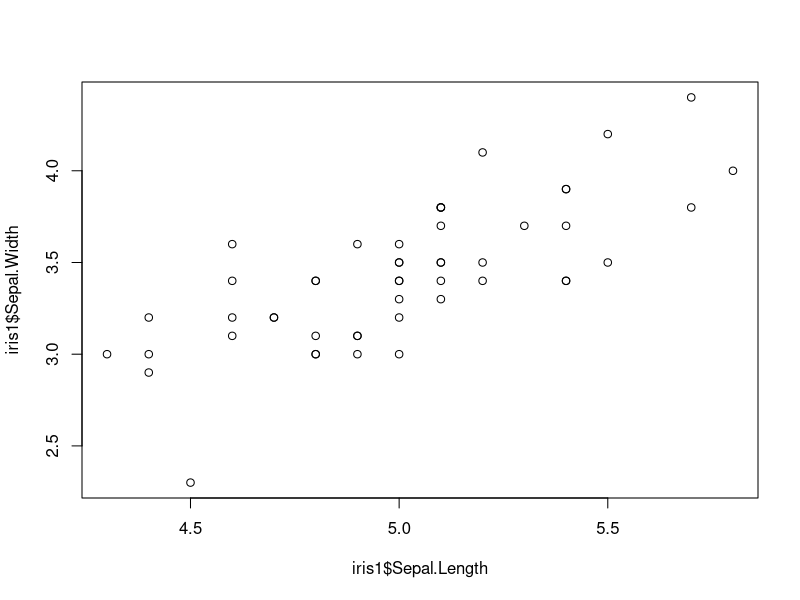
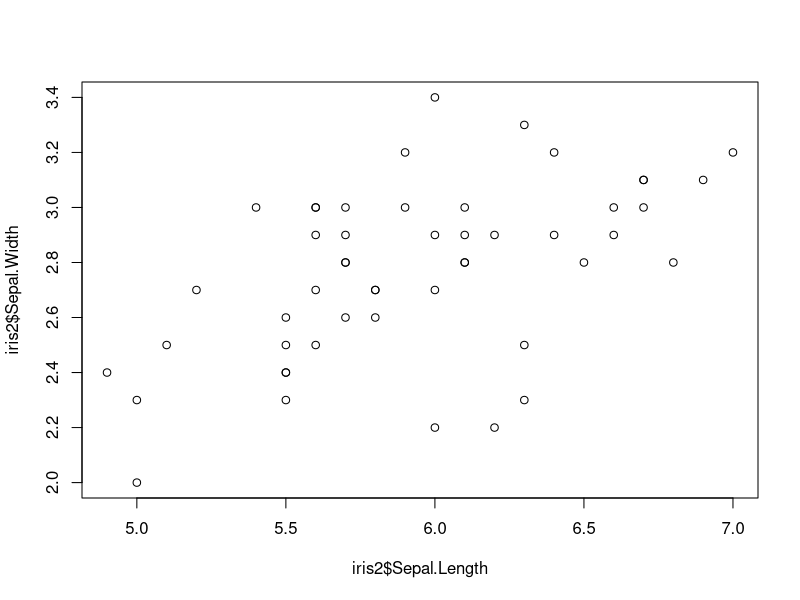
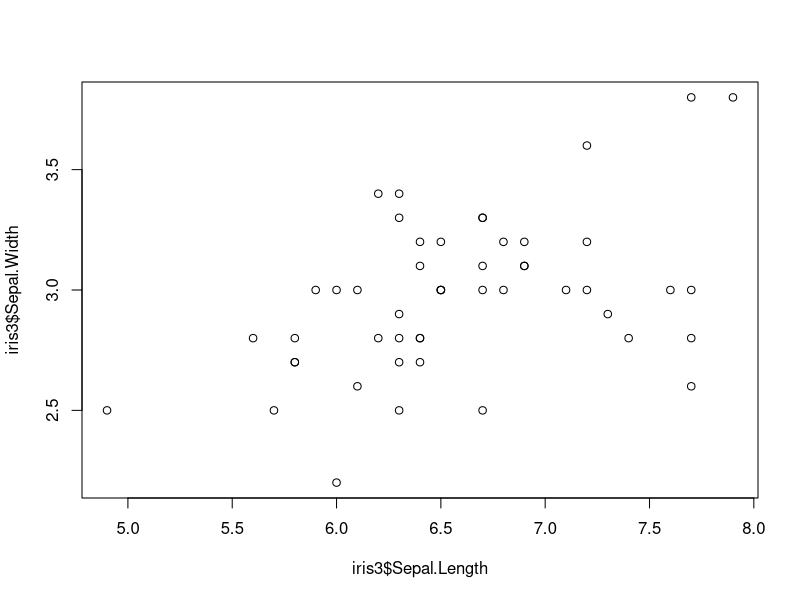
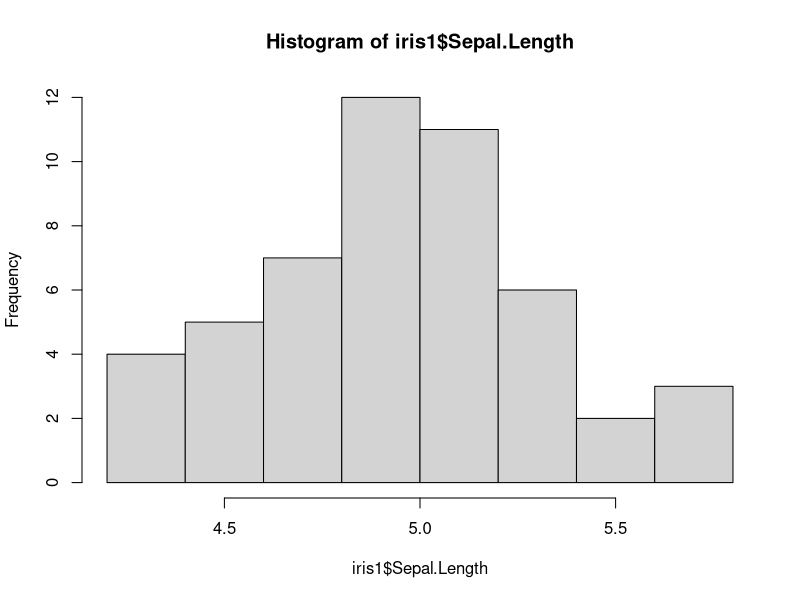
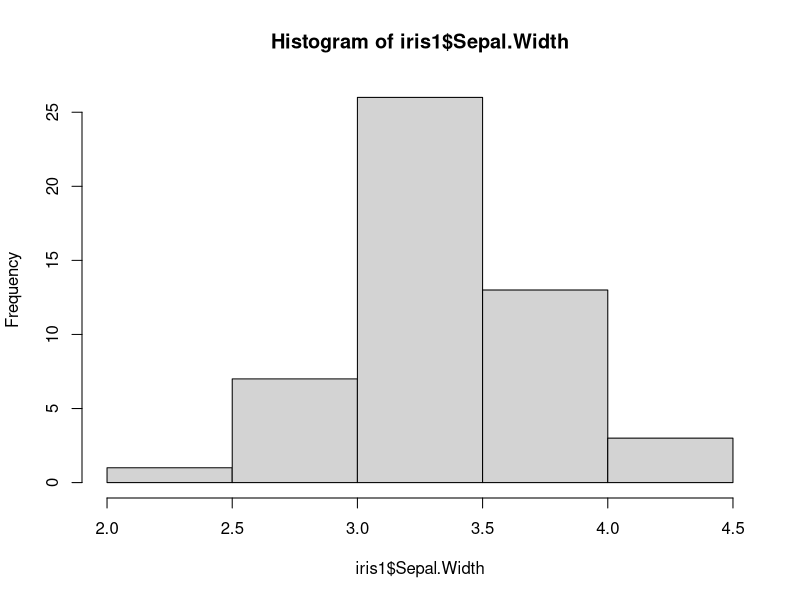
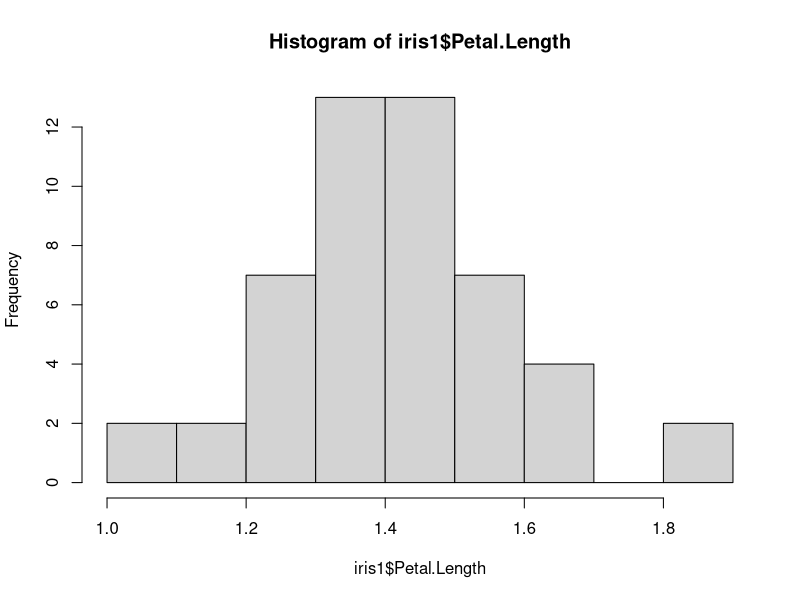
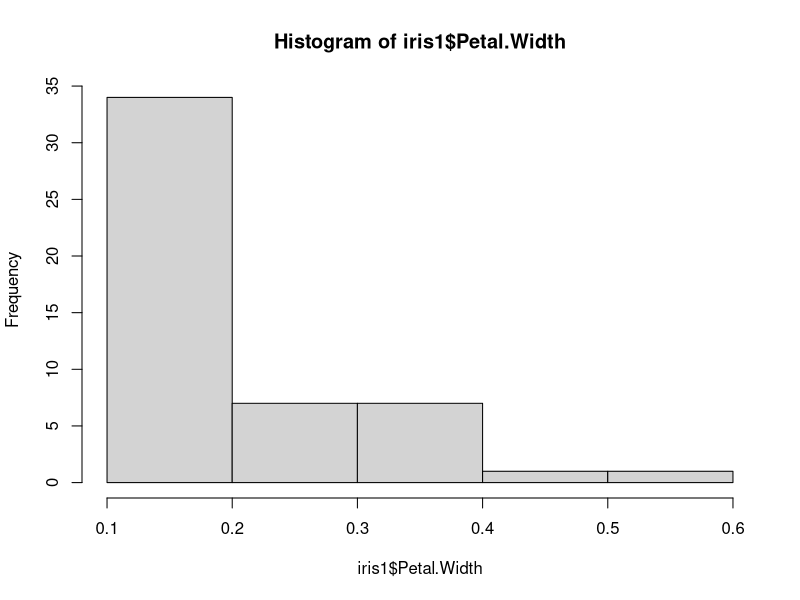
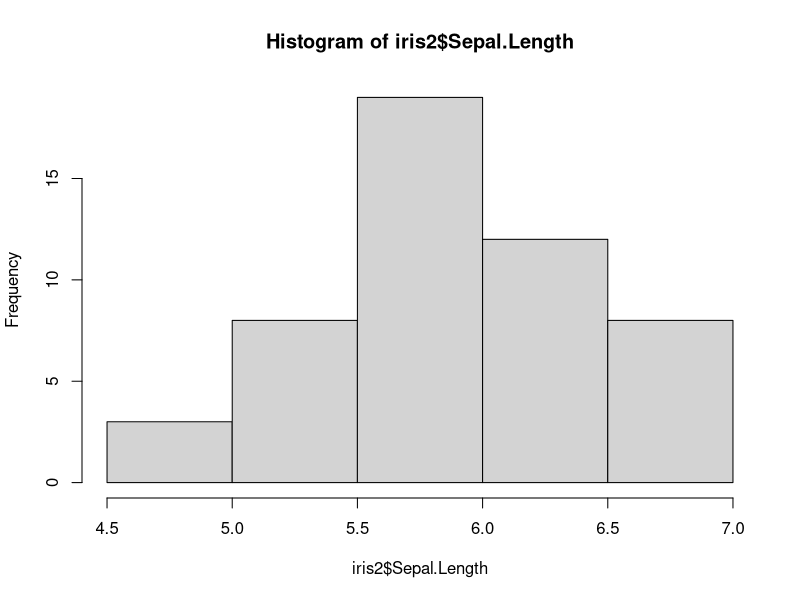

Recreate these plots in R, in order.
#################
#  Data import  #
#################

data(iris)

#################################################
#  Task 1: Summary Statistics of each variable  #
#################################################
summary(iris)

################################################
#  Task 2: Summary Statistics of each Species  #
################################################
iris1=(iris[iris$Species=="setosa", ])
iris2=(iris[iris$Species=="versicolor", ])
iris3=(iris[iris$Species=="virginica", ])

summary(iris1)
summary(iris2)
summary(iris3)

##########################################################################
#  Task 3: Scatter Plot between Sepal.Length and Sepal.Width by species  #
##########################################################################
plot(iris1$Sepal.Length, iris1$Sepal.Width)
plot(iris2$Sepal.Length, iris2$Sepal.Width)
plot(iris3$Sepal.Length, iris3$Sepal.Width)

##################################################
#  Task 4: Histogram of all variables by Species #
##################################################
hist(iris1$Sepal.Length)
hist(iris1$Sepal.Width)
hist(iris1$Petal.Length)
hist(iris1$Petal.Width)

hist(iris2$Sepal.Length)
hist(iris2$Sepal.Width)
hist(iris2$Petal.Length)
hist(iris2$Petal.Width)

hist(iris3$Sepal.Length)
hist(iris3$Sepal.Width)
hist(iris3$Petal.Length)
hist(iris3$Petal.Width)

#####################################################
#  Task 5: Density Plot of all variables by Species #
#####################################################
plot(density(iris1$Sepal.Length))
plot(density(iris1$Sepal.Width))
plot(density(iris1$Petal.Length))
plot(density(iris1$Petal.Length))

plot(density(iris2$Sepal.Length))
plot(density(iris2$Sepal.Width))
plot(density(iris2$Petal.Length))
plot(density(iris2$Petal.Length))

plot(density(iris3$Sepal.Length))
plot(density(iris3$Sepal.Width))
plot(density(iris3$Petal.Length))
plot(density(iris3$Petal.Length))







